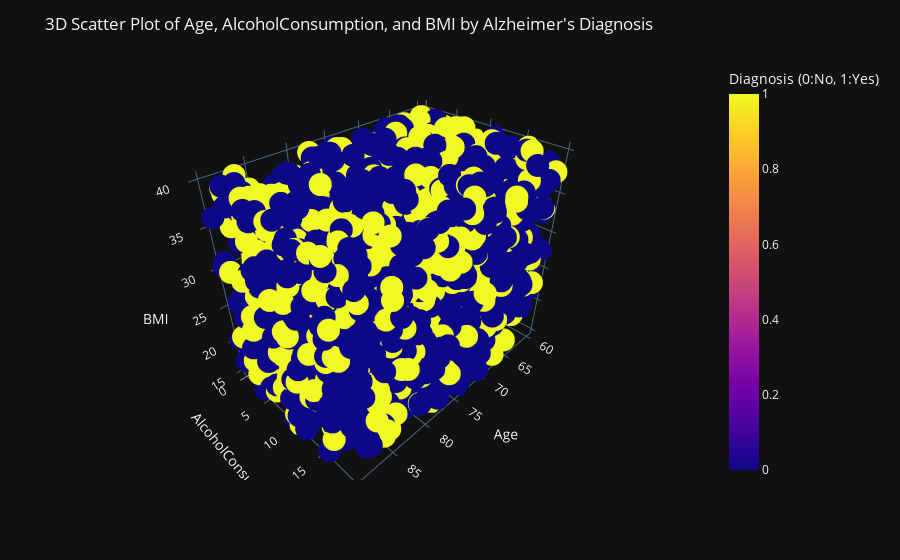

Here is the notebook cell this chart was saved with:
### Code cell
# How does BMI, Age, and MMSE score correlate with Alzheimer's diagnosis?
fig = px.scatter_3d(data, x='Age', y='AlcoholConsumption', z='BMI', color='Diagnosis', labels={'Diagnosis':'Diagnosis (0:No, 1:Yes)', 'Age':'Age', 'AlcoholConsumption':'AlcoholConsumption', 'BMI':'BMI'}, template="plotly_dark", color_discrete_map={0: '#00CC96', 1: '#FF6B6B'})
fig.update_layout(title="3D Scatter Plot of Age, AlcoholConsumption, and BMI by Alzheimer's Diagnosis")
fig.show()

### Figure 1 — Plotly figure (JSON) as saved in the notebook; plotly's stock layout.template omitted (floating-point values rounded to 4 significant figures; data arrays with more than 128 entries replaced by an {"elided": "..."} marker saying what was removed)
{"data": [{"hovertemplate": "Age=%{x}<br>AlcoholConsumption=%{y}<br>BMI=%{z}<br>Diagnosis (0:No, 1:Yes)=%{marker.color}<extra></extra>", "legendgroup": "", "marker": {"color": {"elided": "2149 int values"}, "coloraxis": "coloraxis", "symbol": "circle"}, "mode": "markers", "name": "", "scene": "scene", "showlegend": false, "type": "scatter3d", "x": {"elided": "2149 int values"}, "y": {"elided": "2149 float values"}, "z": {"elided": "2149 float values"}}], "layout": {"coloraxis": {"colorbar": {"title": {"text": "Diagnosis (0:No, 1:Yes)"}}, "colorscale": [[0, "#0d0887"], [0.1111, "#46039f"], [0.2222, "#7201a8"], [0.3333, "#9c179e"], [0.4444, "#bd3786"], [0.5556, "#d8576b"], [0.6667, "#ed7953"], [0.7778, "#fb9f3a"], [0.8889, "#fdca26"], [1, "#f0f921"]]}, "legend": {"tracegroupgap": 0}, "margin": {"t": 60}, "scene": {"domain": {"x": [0, 1], "y": [0, 1]}, "xaxis": {"title": {"text": "Age"}}, "yaxis": {"title": {"text": "AlcoholConsumption"}}, "zaxis": {"title": {"text": "BMI"}}}, "title": {"text": "3D Scatter Plot of Age, AlcoholConsumption, and BMI by Alzheimer's Diagnosis"}}}
